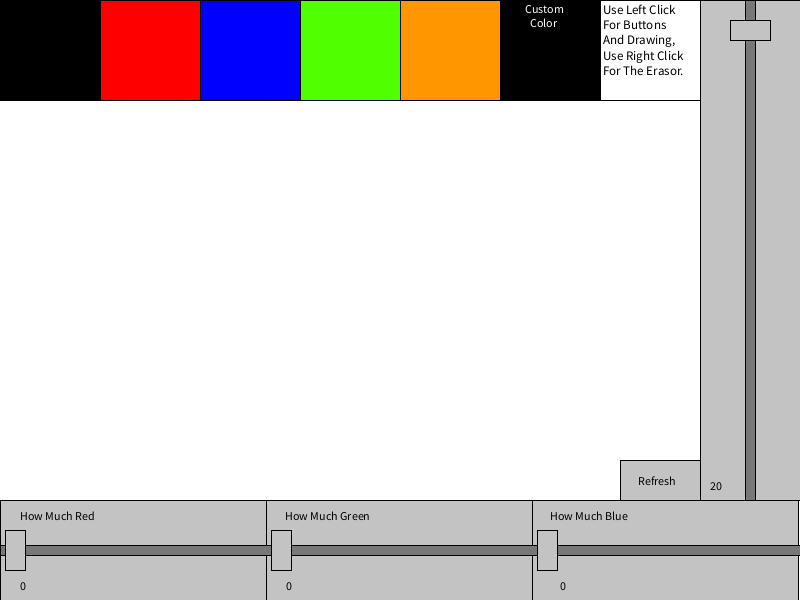
Frame 1 (no input)
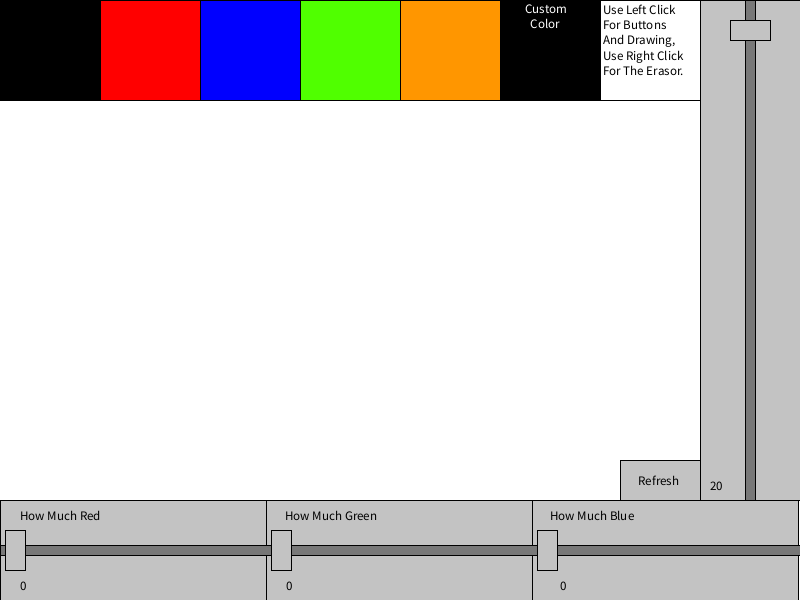
Frame 60 (the mouse pressed at the canvas centre just before this capture)
Frame 120 (the mouse held since frame 60 and released just before this capture): identical to frame 60, image omitted

The Processing sketch that drew these frames (run headless with seeded random() and noise(); from frame 60 on, the mouse is pressed at the canvas centre):

// Processing sketch: processing_183460
// ── processing_183460.pde

float Bcolor1 = 0;
float Bcolor2 = 0;
float Bcolor3 = 0;
int blue = 1;
int red = 0;
int green = 0;
int orange = 0;
int startOver = 0;
int fill1 = 0;
int fill2 = 0;
int fill3 = 0;
int fill1X = 5;
int fill2X = 271;
int fill3X = 537;
int bSize = 20;
int bSizeY = 20;


void setup() {

  size(800, 600); 
  background(255);
}
void draw() {
  if (mousePressed && mouseButton == LEFT && mouseY > 100 && mouseY < 500 && mouseX < 700) {
    noStroke();
    fill(Bcolor1, Bcolor2, Bcolor3);
    ellipse(mouseX, mouseY, bSize, bSize);
  } 


  if (mousePressed && mouseButton == RIGHT) {
    noStroke();
    fill(255);
    ellipse(mouseX, mouseY, bSize, bSize);
  }
  stroke(0);
  fill(0);
  rect(0, 0, 100, 100);
  fill(255, 0, 0);
  rect(100, 0, 100, 100);
  fill(0, 0, 255);
  rect(200, 0, 100, 100);
  fill(80, 255, 0);
  rect(300, 0, 100, 100);
  fill(255, 150, 0);
  rect(400, 0, 100, 100);
  fill(fill1, fill2, fill3);
  rect(500, 0, 100, 100);
  fill(255);
  rect(600, 0, 100, 100);
  fill(195, 195, 195);
  
  rect(0, 500, 266, 100);
    rect(266, 500, 266, 100);
      rect(532, 500, 266, 100);
      fill(120, 120, 120);
      rect(0, 545, 800, 10);
      fill(195, 195, 195);
      rect(fill1X, 530, 20, 40);
      rect(fill2X, 530, 20, 40);
      rect(fill3X, 530, 20, 40);
      rect(700, 0, 100, 500);
      fill(120, 120, 120);
      rect(745, 0, 10, 500);
      fill(195, 195, 195);
      rect(730, bSizeY, 40, 20);
      rect(620, 460, 80, 40);
      fill(0);
      text("Refresh", 638, 485);
      
      
      
      if(mousePressed && mouseY > 500 && mouseX < 266) {
        
        fill1X = mouseX - 10;
        fill1 = mouseX;
        
        
      }
      if(mousePressed && mouseY > 500 && mouseX < 532 && mouseX > 266) {
        fill2X = mouseX - 10;
        fill2 = mouseX - 270;
        
      }
      if(mousePressed && mouseY > 500 && mouseX < 800 && mouseX > 533) {
        fill3X = mouseX - 10;
        fill3 = mouseX - 535;
        
      }
      if(mousePressed && mouseY > 0 && mouseY < 500 && mouseX > 700 && mouseX < 800) {
        bSizeY = mouseY - 10;
        bSize = mouseY - 10;
        
        
      }
      fill(0);
      text(fill1, 20, 590);
      text(fill2, 286, 590);
      text(fill3, 560, 590);
      text(bSize, 710, 490);
      text("How Much Red", 20, 520);
      text("How Much Green", 285, 520);
      text("How Much Blue", 550, 520);
      fill(255);
      text("Custom\n  Color", 525, 13);
      fill(0);
      textSize(13);
      text("Use Left Click\nFor Buttons\nAnd Drawing,\nUse Right Click\nFor The Erasor.", 603, 14);
      
      if(mousePressed && mouseX > 620 && mouseX < 700 && mouseY > 460 && mouseY < 500) {
        noStroke();
        fill(255);
        rect(0, 100, 700, 360);   
    rect(0, 460, 620, 40);    
        
      }
      
      
      
      
      stroke(0);
      
      
      
  if (mousePressed && mouseX < 100 && mouseX > 0 && mouseY > 0 && mouseY < 100) {
    Bcolor1 = 0;
    Bcolor2 = 0;
    Bcolor3 = 0;
  }
  if (mousePressed && mouseX > 100 && mouseX < 200 && mouseY > 0 && mouseY < 100) {
    Bcolor1 = 255;
    Bcolor2 = 0;
    Bcolor3 = 0;
  }
  if (mousePressed && mouseX > 200 && mouseX < 300 && mouseY > 0 && mouseY < 100) {
    Bcolor1 = 0;
    Bcolor2 = 0;
    Bcolor3 = 255;
  }
  if (mousePressed && mouseX > 300 && mouseX < 400 && mouseY > 0 && mouseY < 100) {
    Bcolor1 = 0;
    Bcolor2 = 255;
    Bcolor3 = 30;
  }
  if (mousePressed && mouseX > 400 && mouseX < 500 && mouseY > 0 && mouseY < 100) {
    Bcolor1 = 255;
    Bcolor2 = 150;
    Bcolor3 = 0;
  }
  if(mousePressed && mouseX > 500 && mouseX < 600 && mouseY > 0 && mouseY < 100) {
    Bcolor1 = fill1;
    Bcolor2 = fill2;
    Bcolor3 = fill3;
    
    
  }


  
}
